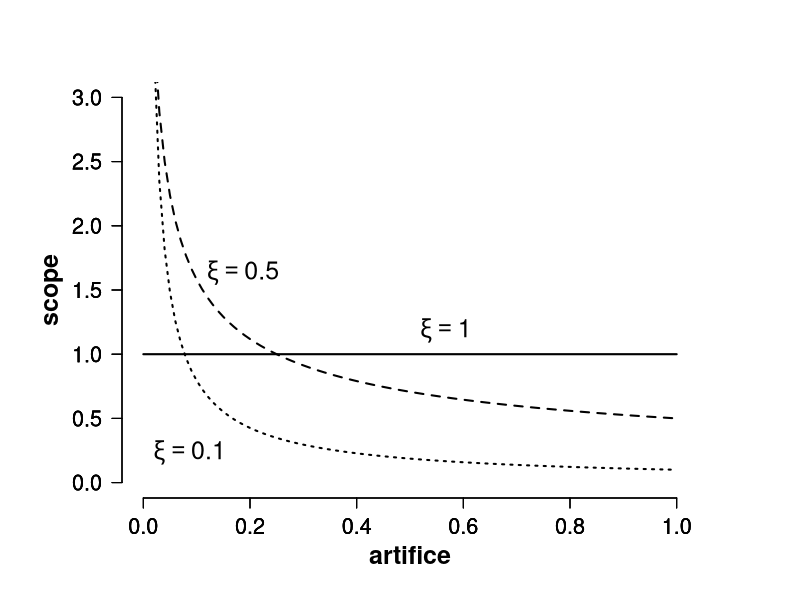

Write R code to recreate this figure.
## ---- chunk 1
par(cex.main = 1.5, mar = c(5, 6, 4, 5) + 0.1, mgp = c(3.5, 1, 0), cex.lab = 1.5, 
    font.lab = 2, cex.axis = 1.3, bty = "n", las = 1)

yhigh <- 3
xi <- c(1, 0.5, 0.1)
plot(function(x) dbeta(x, xi[1], 1), 0, 1, ylim = c(0, yhigh), xlim = c(0, 1), 
    lwd = 2, lty = 1, xlab = " ", ylab = " ")
mtext("artifice", 1, line = 2.5, cex = 1.5, font = 2)
mtext("scope", 2, line = 3, cex = 1.5, font = 2, las = 0)

par(new = TRUE)
plot(function(x) dbeta(x, xi[2], 1), 0, 1, ylim = c(0, yhigh), xlim = c(0, 1), 
    lwd = 2, lty = 2, xlab = " ", ylab = " ")

par(new = TRUE)
plot(function(x) dbeta(x, xi[3], 1), 0, 1, ylim = c(0, yhigh), xlim = c(0, 1), 
    lwd = 2, lty = 3, xlab = " ", ylab = " ")

cexsize <- 1.5
text(0.5, 1.15, expression(xi == 1), cex = cexsize, pos = 4)
text(0.1, 1.6, expression(xi == 0.5), cex = cexsize, pos = 4)
text(0, 0.2, expression(xi == 0.1), cex = cexsize, pos = 4)
